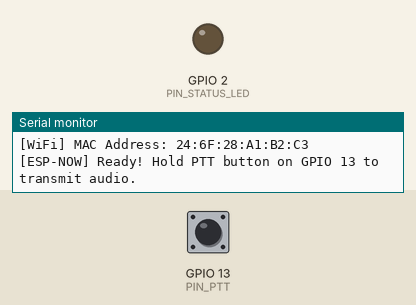
Bench run of a sketch on a simulated ESP32. On the bench: output pins drawn as LEDs (lit = HIGH), the last lines printed to the serial monitor. The test bench sets the inputs (shaded band); at power-on: GPIO 13 (PIN_PTT) HIGH. I2S audio is not simulated (input reads silence).

Above: at 2.2 s.
2.3 s: GPIO 13 (PIN_PTT) pulled LOW for 0.15 s
At 2.37 s:
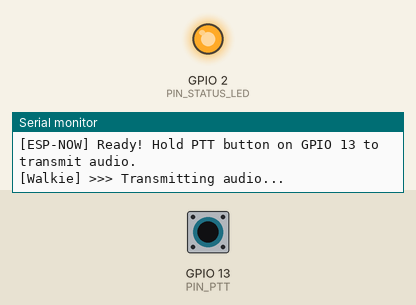
3.9 s: GPIO 13 (PIN_PTT) pulled LOW for 3.2 s
At 8.5 s:
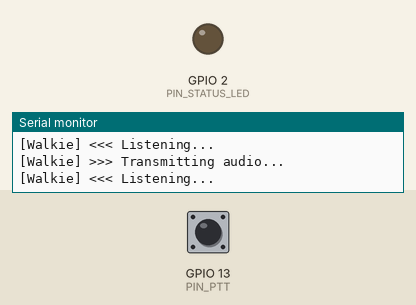
Timing chart, 0 to 10.0 s (numbered marks = the images above; inputs shaded):
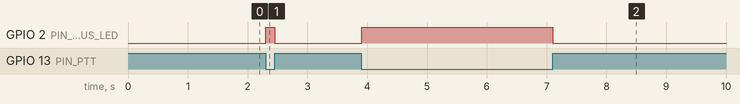

The sketch:

walkie-talkie.ino
```cpp
/**
 * ESP32-Community: Real-Time Digital ESP-NOW Walkie-Talkie
 *
 * Hardware:
 *   - 2x ESP32 DevKit boards
 *   - INMP441 I2S MEMS Microphone module
 *   - MAX98357A I2S 3W Class-D Amplifier DAC + 4Ω/8Ω Speaker
 *   - Push-To-Talk (PTT) tactile switch
 *   - Status LED (GPIO 2)
 *
 * Pin Connections:
 *   INMP441 Microphone (I2S Port 0 - Input):
 *     - SCK (BCLK) -> GPIO 14
 *     - WS (LRCLK) -> GPIO 15
 *     - SD (DATA)  -> GPIO 32
 *     - L/R        -> GND (Left channel)
 *     - VDD        -> 3.3V
 *     - GND        -> GND
 *
 *   MAX98357A DAC Amplifier (I2S Port 1 - Output):
 *     - BCLK -> GPIO 26
 *     - LRC  -> GPIO 27
 *     - DIN  -> GPIO 22
 *     - GAIN -> GND (12dB gain)
 *     - SD   -> Not connected (or tied to 3.3V)
 *     - VIN  -> 5V (or 3.3V)
 *     - GND  -> GND
 *
 *   Push-to-Talk (PTT) Switch:
 *     - GPIO 13 -> Button to GND (Internal Pull-Up)
 */

#include <Arduino.h>
#include <WiFi.h>
#include <esp_now.h>
#include <driver/i2s.h>

#define PIN_PTT         13
#define PIN_STATUS_LED  2

// I2S Microphone Configuration (I2S_NUM_0)
#define I2S_MIC_PORT    I2S_NUM_0
#define PIN_MIC_BCLK    14
#define PIN_MIC_WS      15
#define PIN_MIC_SD      32

// I2S Speaker DAC Configuration (I2S_NUM_1)
#define I2S_SPK_PORT    I2S_NUM_1
#define PIN_SPK_BCLK    26
#define PIN_SPK_LRC     27
#define PIN_SPK_DIN     22

#define SAMPLE_RATE     11025
#define CHUNK_SIZE      128    // Number of 16-bit audio samples per packet (250 bytes max payload)

// Broadcast MAC address
uint8_t broadcastAddress[] = { 0xFF, 0xFF, 0xFF, 0xFF, 0xFF, 0xFF };

// Packet structure for audio stream
struct AudioPacket {
  uint16_t seq;
  int16_t  samples[CHUNK_SIZE];
};

AudioPacket txPacket;
AudioPacket rxPacket;
uint16_t packetCounter = 0;
bool isTransmitting = false;

// Initialize I2S Microphone (Master RX)
void initI2SMic() {
  i2s_config_t i2s_config = {
    .mode = (i2s_mode_t)(I2S_MODE_MASTER | I2S_MODE_RX),
    .sample_rate = SAMPLE_RATE,
    .bits_per_sample = I2S_BITS_PER_SAMPLE_16BIT,
    .channel_format = I2S_CHANNEL_FMT_ONLY_LEFT,
    .communication_format = I2S_COMM_FORMAT_STAND_I2S,
    .intr_alloc_flags = ESP_INTR_FLAG_LEVEL1,
    .dma_buf_count = 4,
    .dma_buf_len = CHUNK_SIZE,
    .use_apll = false,
    .tx_desc_auto_clear = false,
    .fixed_mclk = 0
  };

  i2s_pin_config_t pin_config = {
    .bck_io_num = PIN_MIC_BCLK,
    .ws_io_num = PIN_MIC_WS,
    .data_out_num = I2S_PIN_NO_CHANGE,
    .data_in_num = PIN_MIC_SD
  };

  i2s_driver_install(I2S_MIC_PORT, &i2s_config, 0, NULL);
  i2s_set_pin(I2S_MIC_PORT, &pin_config);
  i2s_zero_dma_buffer(I2S_MIC_PORT);
}

// Initialize I2S Speaker DAC (Master TX)
void initI2SSpeaker() {
  i2s_config_t i2s_config = {
    .mode = (i2s_mode_t)(I2S_MODE_MASTER | I2S_MODE_TX),
    .sample_rate = SAMPLE_RATE,
    .bits_per_sample = I2S_BITS_PER_SAMPLE_16BIT,
    .channel_format = I2S_CHANNEL_FMT_ONLY_LEFT,
    .communication_format = I2S_COMM_FORMAT_STAND_I2S,
    .intr_alloc_flags = ESP_INTR_FLAG_LEVEL1,
    .dma_buf_count = 4,
    .dma_buf_len = CHUNK_SIZE,
    .use_apll = false,
    .tx_desc_auto_clear = true,
    .fixed_mclk = 0
  };

  i2s_pin_config_t pin_config = {
    .bck_io_num = PIN_SPK_BCLK,
    .ws_io_num = PIN_SPK_LRC,
    .data_out_num = PIN_SPK_DIN,
    .data_in_num = I2S_PIN_NO_CHANGE
  };

  i2s_driver_install(I2S_SPK_PORT, &i2s_config, 0, NULL);
  i2s_set_pin(I2S_SPK_PORT, &pin_config);
  i2s_zero_dma_buffer(I2S_SPK_PORT);
}

// ESP-NOW Receive Callback
void onDataRecv(const uint8_t *mac, const uint8_t *data, int len) {
  if (isTransmitting) return; // Do not play back while transmitting (half-duplex)

  if (len == sizeof(AudioPacket)) {
    memcpy(&rxPacket, data, sizeof(AudioPacket));
    size_t bytesWritten = 0;
    i2s_write(I2S_SPK_PORT, rxPacket.samples, sizeof(rxPacket.samples), &bytesWritten, portMAX_DELAY);
    digitalWrite(PIN_STATUS_LED, !digitalRead(PIN_STATUS_LED));
  }
}

void setup() {
  Serial.begin(115200);
  delay(1000);
  Serial.println("\n--- [ESP32-Community] Digital ESP-NOW Walkie-Talkie ---");

  pinMode(PIN_PTT, INPUT_PULLUP);
  pinMode(PIN_STATUS_LED, OUTPUT);
  digitalWrite(PIN_STATUS_LED, LOW);

  // Initialize I2S Audio Peripherals
  initI2SMic();
  initI2SSpeaker();
  Serial.println("[Audio] I2S Microphone and Speaker DAC drivers active at 11,025 Hz.");

  // Wi-Fi Station Mode for ESP-NOW
  WiFi.mode(WIFI_STA);
  WiFi.disconnect();
  Serial.printf("[WiFi] MAC Address: %s\n", WiFi.macAddress().c_str());

  if (esp_now_init() != ESP_OK) {
    Serial.println("[ESP-NOW] Initialization failed!");
    return;
  }

  esp_now_register_recv_cb(onDataRecv);

  // Register Broadcast Peer
  esp_now_peer_info_t peerInfo = {};
  memcpy(peerInfo.peer_addr, broadcastAddress, 6);
  peerInfo.channel = 0;
  peerInfo.encrypt = false;

  if (esp_now_add_peer(&peerInfo) != ESP_OK) {
    Serial.println("[ESP-NOW] Failed to add broadcast peer!");
  } else {
    Serial.println("[ESP-NOW] Ready! Hold PTT button on GPIO 13 to transmit audio.");
  }
}

void loop() {
  bool pttPressed = (digitalRead(PIN_PTT) == LOW);

  if (pttPressed) {
    if (!isTransmitting) {
      isTransmitting = true;
      digitalWrite(PIN_STATUS_LED, HIGH);
      Serial.println("[Walkie] >>> Transmitting audio...");
    }

    size_t bytesRead = 0;
    i2s_read(I2S_MIC_PORT, txPacket.samples, sizeof(txPacket.samples), &bytesRead, portMAX_DELAY);

    if (bytesRead > 0) {
      txPacket.seq = ++packetCounter;
      esp_now_send(broadcastAddress, (uint8_t *)&txPacket, sizeof(AudioPacket));
    }
  } else {
    if (isTransmitting) {
      isTransmitting = false;
      digitalWrite(PIN_STATUS_LED, LOW);
      Serial.println("[Walkie] <<< Listening...");
    }
    delay(10);
  }
}
```

Measured:
- after the input at 2.3 s, GPIO 2 (PIN_STATUS_LED): LOW → HIGH at once, → LOW 0.14 s later
- after the input at 3.9 s, GPIO 2 (PIN_STATUS_LED): LOW → HIGH at once, → LOW 3.2 s later
